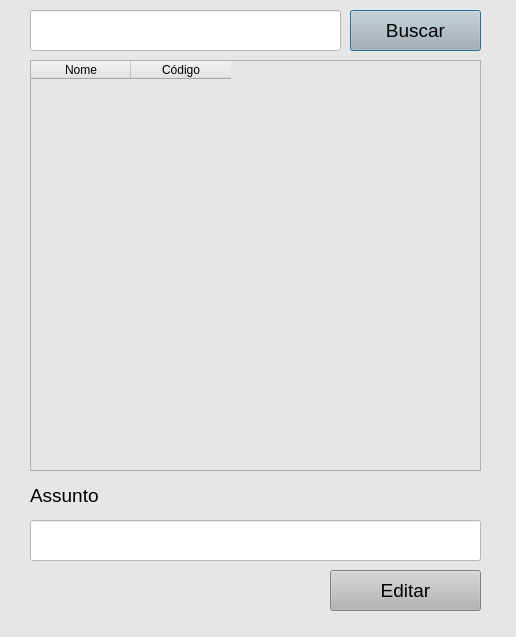
<?xml version="1.0" encoding="UTF-8"?>
<ui version="4.0">
 <class>Dialog</class>
 <widget class="QDialog" name="Dialog">
  <property name="geometry">
   <rect>
    <x>0</x>
    <y>0</y>
    <width>516</width>
    <height>637</height>
   </rect>
  </property>
  <property name="minimumSize">
   <size>
    <width>516</width>
    <height>637</height>
   </size>
  </property>
  <property name="maximumSize">
   <size>
    <width>516</width>
    <height>637</height>
   </size>
  </property>
  <property name="windowTitle">
   <string>Agenda de Atividade</string>
  </property>
  <property name="styleSheet">
   <string notr="true">background-color: rgb(230, 230, 230);</string>
  </property>
  <widget class="QLineEdit" name="txt_buscar">
   <property name="geometry">
    <rect>
     <x>30</x>
     <y>10</y>
     <width>311</width>
     <height>41</height>
    </rect>
   </property>
   <property name="styleSheet">
    <string notr="true">background-color: rgb(255, 255, 255);</string>
   </property>
  </widget>
  <widget class="QPushButton" name="bt_buscar">
   <property name="geometry">
    <rect>
     <x>350</x>
     <y>10</y>
     <width>131</width>
     <height>41</height>
    </rect>
   </property>
   <property name="font">
    <font>
     <pointsize>14</pointsize>
    </font>
   </property>
   <property name="styleSheet">
    <string notr="true">background-color: rgb(180, 180, 180);</string>
   </property>
   <property name="text">
    <string>Buscar</string>
   </property>
  </widget>
  <widget class="QTableWidget" name="tabela">
   <property name="geometry">
    <rect>
     <x>30</x>
     <y>60</y>
     <width>451</width>
     <height>411</height>
    </rect>
   </property>
   <property name="sizeAdjustPolicy">
    <enum>QAbstractScrollArea::AdjustToContents</enum>
   </property>
   <property name="editTriggers">
    <set>QAbstractItemView::NoEditTriggers</set>
   </property>
   <property name="selectionMode">
    <enum>QAbstractItemView::SingleSelection</enum>
   </property>
   <property name="selectionBehavior">
    <enum>QAbstractItemView::SelectRows</enum>
   </property>
   <attribute name="verticalHeaderVisible">
    <bool>false</bool>
   </attribute>
   <column>
    <property name="text">
     <string>Nome</string>
    </property>
   </column>
   <column>
    <property name="text">
     <string>Código</string>
    </property>
   </column>
  </widget>
  <widget class="QLabel" name="label_2">
   <property name="geometry">
    <rect>
     <x>30</x>
     <y>480</y>
     <width>451</width>
     <height>31</height>
    </rect>
   </property>
   <property name="text">
    <string>&lt;html&gt;&lt;head/&gt;&lt;body&gt;&lt;p&gt;&lt;span style=&quot; font-size:14pt;&quot;&gt;Assunto&lt;/span&gt;&lt;/p&gt;&lt;/body&gt;&lt;/html&gt;</string>
   </property>
  </widget>
  <widget class="QLineEdit" name="lineEdit_8">
   <property name="geometry">
    <rect>
     <x>30</x>
     <y>520</y>
     <width>451</width>
     <height>41</height>
    </rect>
   </property>
   <property name="styleSheet">
    <string notr="true">background-color: rgb(255, 255, 255);</string>
   </property>
  </widget>
  <widget class="QPushButton" name="Bt_Consultar_Atividade_2">
   <property name="geometry">
    <rect>
     <x>330</x>
     <y>570</y>
     <width>151</width>
     <height>41</height>
    </rect>
   </property>
   <property name="font">
    <font>
     <pointsize>14</pointsize>
    </font>
   </property>
   <property name="styleSheet">
    <string notr="true">background-color: rgb(180, 180, 180);</string>
   </property>
   <property name="text">
    <string>Editar</string>
   </property>
  </widget>
  <widget class="QLabel" name="lab_infor">
   <property name="geometry">
    <rect>
     <x>30</x>
     <y>580</y>
     <width>281</width>
     <height>31</height>
    </rect>
   </property>
   <property name="font">
    <font>
     <family>Verdana</family>
     <pointsize>9</pointsize>
     <weight>75</weight>
     <bold>true</bold>
    </font>
   </property>
   <property name="styleSheet">
    <string notr="true">color: rgb(202, 101, 0);</string>
   </property>
   <property name="text">
    <string>&lt;html&gt;&lt;head/&gt;&lt;body&gt;&lt;p align=&quot;center&quot;&gt;&lt;br/&gt;&lt;/p&gt;&lt;/body&gt;&lt;/html&gt;</string>
   </property>
  </widget>
 </widget>
 <resources/>
 <connections/>
</ui>
